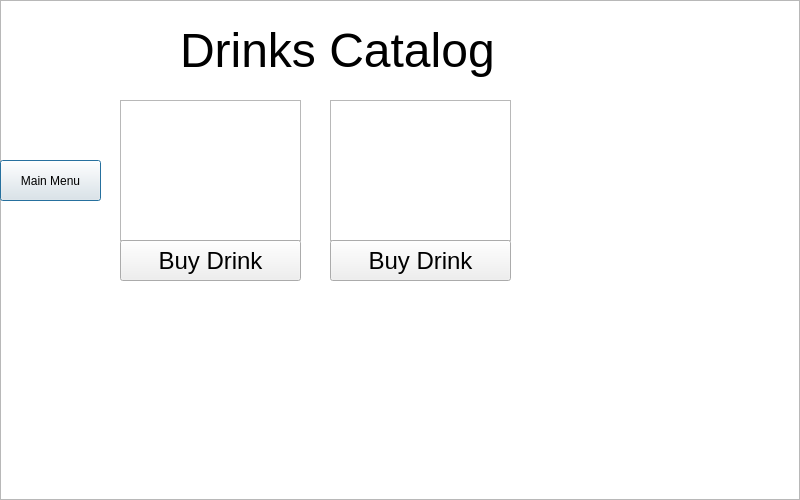
<?xml version="1.0" encoding="UTF-8"?>
<ui version="4.0">
 <class>DrinksMenu</class>
 <widget class="QDialog" name="DrinksMenu">
  <property name="geometry">
   <rect>
    <x>0</x>
    <y>0</y>
    <width>800</width>
    <height>500</height>
   </rect>
  </property>
  <property name="windowTitle">
   <string>Dialog</string>
  </property>
  <widget class="QTextBrowser" name="textBrowser">
   <property name="geometry">
    <rect>
     <x>0</x>
     <y>0</y>
     <width>800</width>
    <height>500</height>
    </rect>
   </property>
  </widget>
  <widget class="QLabel" name="label">
   <property name="geometry">
    <rect>
     <x>180</x>
     <y>-10</y>
     <width>341</width>
     <height>121</height>
    </rect>
   </property>
   <property name="font">
    <font>
     <pointsize>36</pointsize>
    </font>
   </property>
   <property name="text">
    <string>Drinks Catalog</string>
   </property>
  </widget>
  <widget class="QPushButton" name="pushButton">
   <property name="geometry">
    <rect>
     <x>0</x>
     <y>160</y>
     <width>101</width>
     <height>41</height>
    </rect>
   </property>
   <property name="text">
    <string>Main Menu</string>
   </property>
  </widget>
  <widget class="QTextBrowser" name="textBrowserDrinkInformation_1">
   <property name="geometry">
    <rect>
     <x>120</x>
     <y>100</y>
     <width>181</width>
     <height>141</height>
    </rect>
   </property>
  </widget>
  <widget class="QPushButton" name="pushButtonBuyDrink_1">
   <property name="geometry">
    <rect>
     <x>120</x>
     <y>240</y>
     <width>181</width>
     <height>41</height>
    </rect>
   </property>
   <property name="font">
    <font>
     <pointsize>18</pointsize>
    </font>
   </property>
   <property name="text">
    <string>Buy Drink</string>
   </property>
  </widget>
  <widget class="QTextBrowser" name="textBrowserDrinkInformation_2">
   <property name="geometry">
    <rect>
     <x>330</x>
     <y>100</y>
     <width>181</width>
     <height>141</height>
    </rect>
   </property>
  </widget>
  <widget class="QPushButton" name="pushButtonBuyDrink_2">
   <property name="geometry">
    <rect>
     <x>330</x>
     <y>240</y>
     <width>181</width>
     <height>41</height>
    </rect>
   </property>
   <property name="font">
    <font>
     <pointsize>18</pointsize>
    </font>
   </property>
   <property name="text">
    <string>Buy Drink</string>
   </property>
  </widget>
 </widget>
 <resources/>
 <connections/>
</ui>
